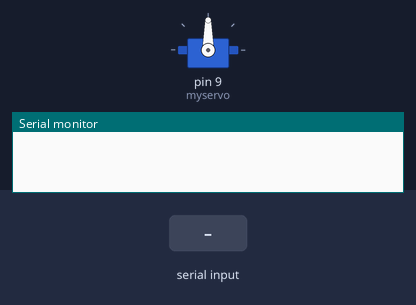
Bench run of a sketch on a simulated Arduino Uno, built with avr-gcc and run on an emulated ATmega328P. On the bench: servo, the last lines printed to the serial monitor. Inputs (shaded band) come from the test bench.

Above: at 3.2 s.
3.3 s: "90,45\n" received over Serial
At 3.9 s:
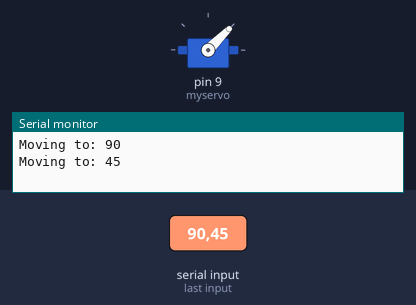
4.8 s: "30,150\n" received over Serial
At 6.2 s:
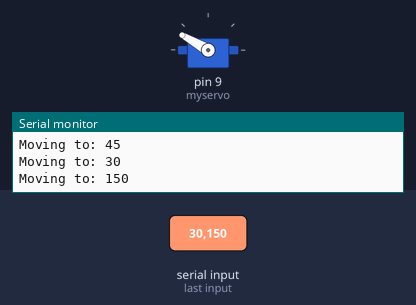
Timing chart, 0 to 7.8 s (numbered marks = the images above; inputs shaded):
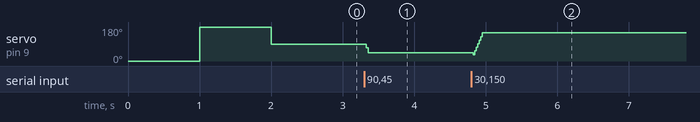

The sketch:

servo-input.ino
```cpp
#include <Servo.h>

Servo myservo;
int currentPosition = 90;

void setup() {
  myservo.attach(9, 500, 2400);
  Serial.begin(9600);

  // Sweep to confirm physical range
  myservo.write(0);
  delay(1000);
  myservo.write(180);
  delay(1000);
  myservo.write(90);  // back to center
}

void loop() {
  if (Serial.available() > 0) {
    int inputPosition = Serial.parseInt();  // correctly parses "90" as 90

    if (inputPosition < 1 || inputPosition > 180) return; // guard bad values

    Serial.print("Moving to: ");
    Serial.println(inputPosition);

    if (inputPosition > currentPosition) {
      for (int pos = currentPosition; pos <= inputPosition; pos += 1) {
        myservo.write(pos);
        delay(1);
      }
    } else if (inputPosition < currentPosition) {
      for (int pos = currentPosition; pos >= inputPosition; pos -= 1) {
        myservo.write(pos);
        delay(1);
      }
    }

    currentPosition = inputPosition;
  }
}
```

Measured:
- after the input at 3.3 s, servo on pin 9 (myservo): 90° → 45° at once
- after the input at 4.8 s, servo on pin 9 (myservo): 45° → 150° at once
